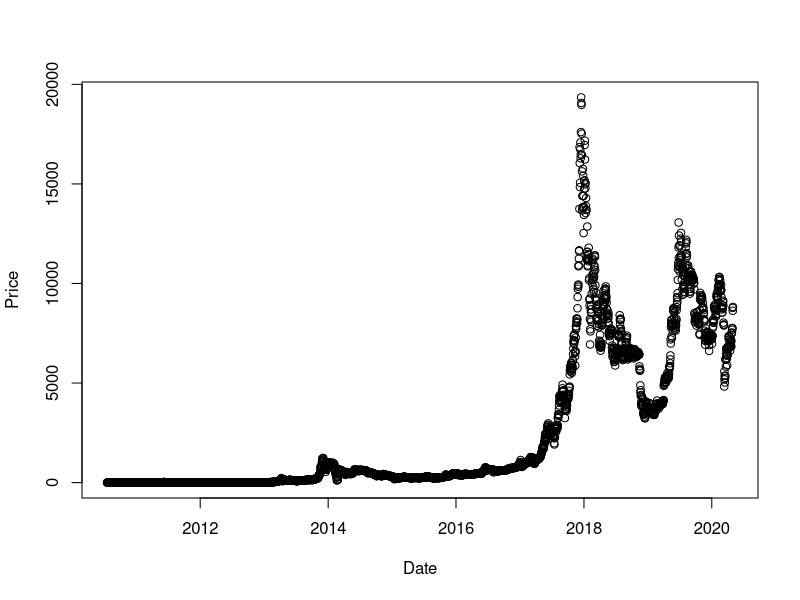
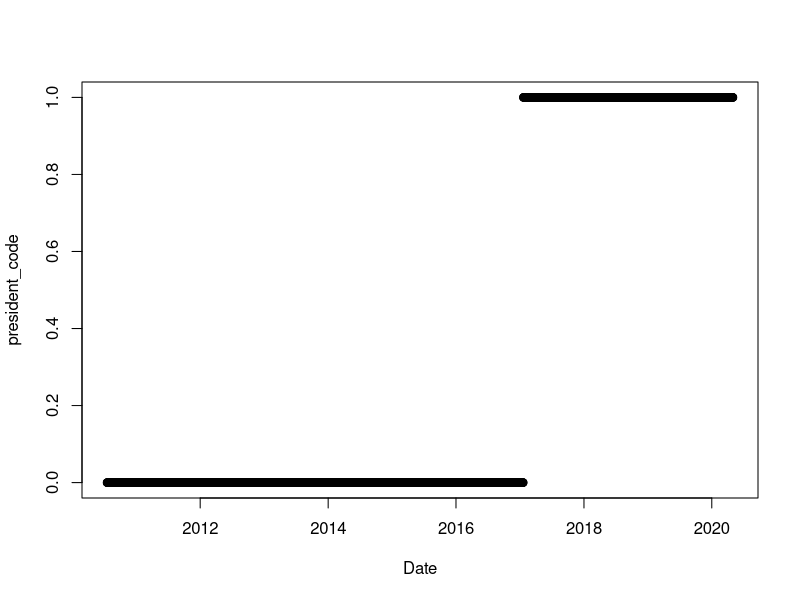
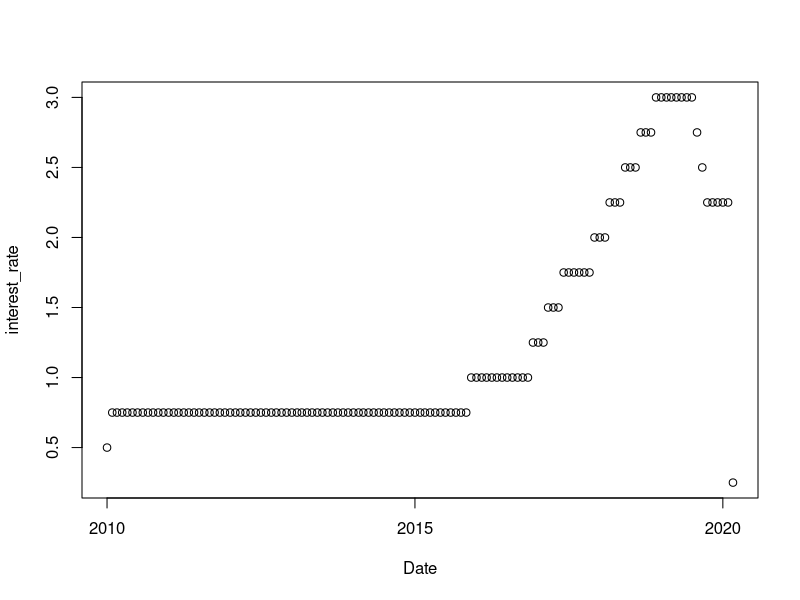
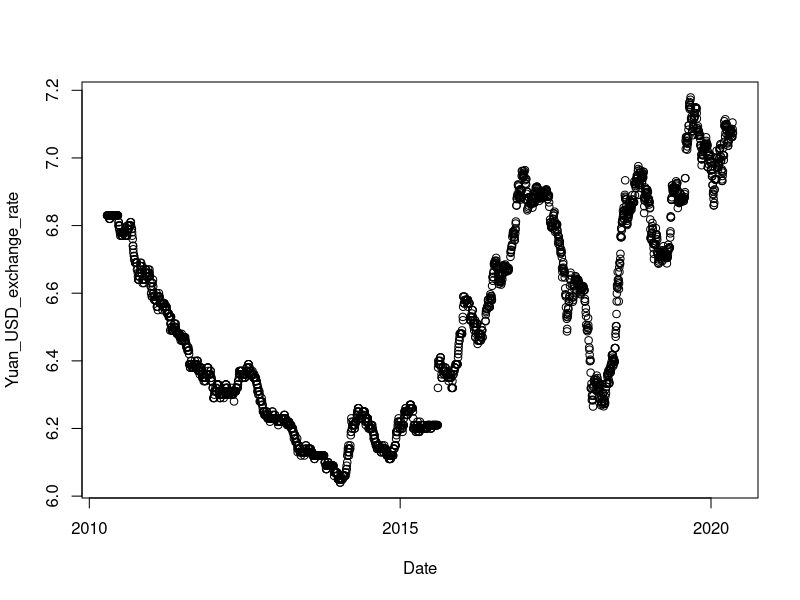
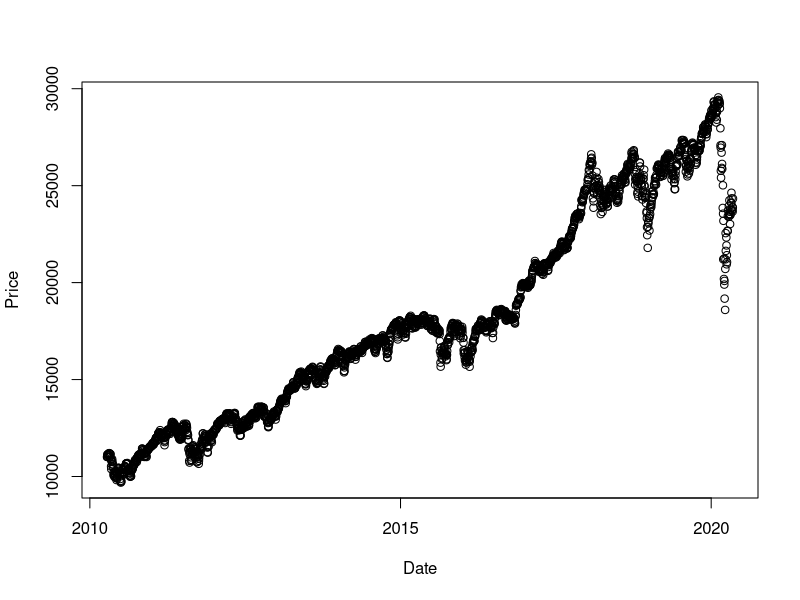
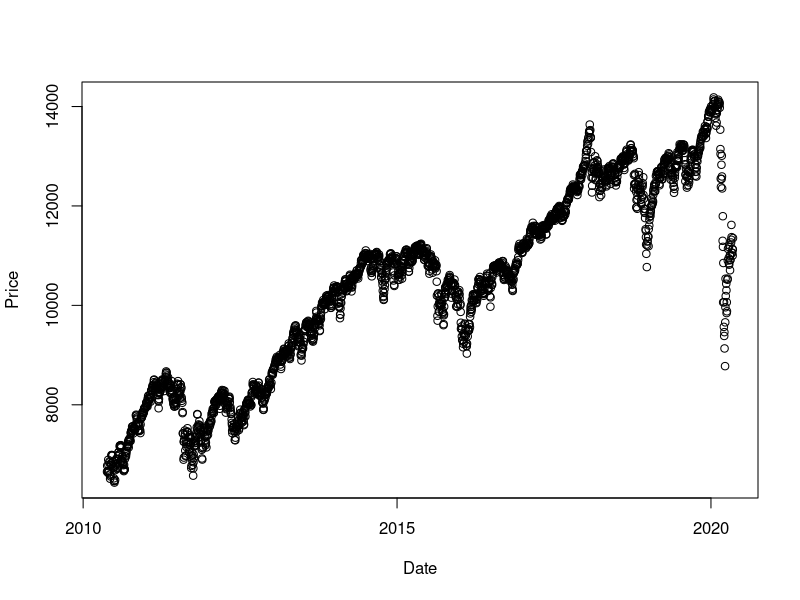
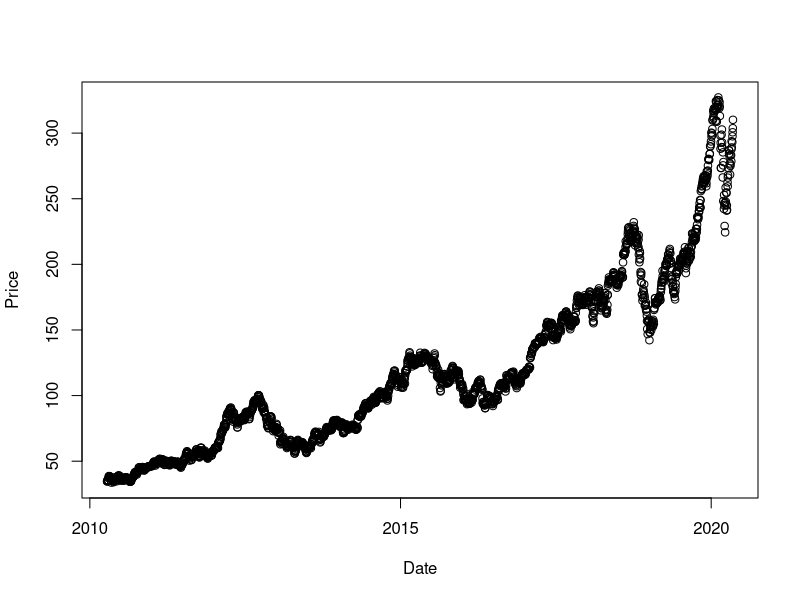
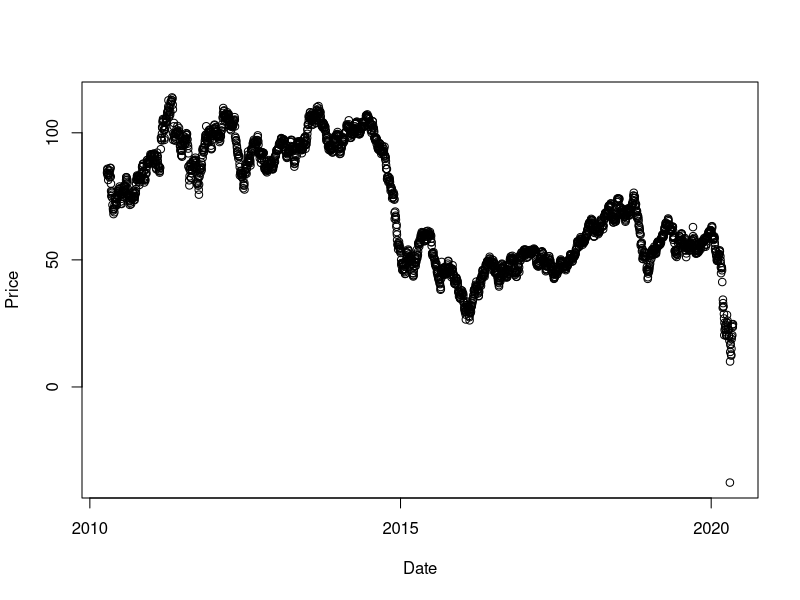

Source code (R) for these figures, in order:
## ---- chunk 1
options(scipen = 1, digits = 4, width = 80)
library(knitr)
opts_chunk$set(cache = TRUE, autodep = TRUE)
## ---- chunk 2
# install necessary packages
# install.packages("readxl")
# install.packages("sqldf")
## ---- chunk 3
library(readr)
library("readxl")
library(sqldf)
library(glue)
## ---- chunk 4
# price of bitcoin
Bitcoin <- read_csv("Bitcoin Historical Data - Investing.com.csv")
Bitcoin$Date = as.Date(Bitcoin$Date, format="%b %d, %Y")
Bitcoin$month <- strftime(Bitcoin$Date, "%m")
Bitcoin$year <- strftime(Bitcoin$Date, "%Y")
plot(Price ~ Date, data=Bitcoin)
## ---- chunk 5
President <- read_csv("President.csv")
President$Date = as.Date(President$Date, format="%b %d, %Y")
plot(president_code ~ Date, data=President)
## ---- chunk 6
The_interest_rate_for_the_United_States<- read_csv("The interest rate for the United States, from 2010 - 2020.csv")
The_interest_rate_for_the_United_States$month <- strftime(The_interest_rate_for_the_United_States$Date, "%m")
The_interest_rate_for_the_United_States$year <- strftime(The_interest_rate_for_the_United_States$Date, "%Y")
plot(interest_rate ~ Date, data=The_interest_rate_for_the_United_States)
## ---- chunk 7
US_dollar_yuan_exchange_rate <- read_csv("US dollar-yuan exchange rate.csv")
US_dollar_yuan_exchange_rate$Date = as.Date(US_dollar_yuan_exchange_rate$Date, format="%m/%d/%y")
plot(Yuan_USD_exchange_rate ~ Date, data = US_dollar_yuan_exchange_rate)
## ---- chunk 8
Dow_Jones_Industrial_Average <- read_csv("Dow Jones Industrial Average Historical Data.csv")
Dow_Jones_Industrial_Average$Date = as.Date(Dow_Jones_Industrial_Average$Date, format="%b %d, %Y")
plot(Price ~ Date, data=Dow_Jones_Industrial_Average)
## ---- chunk 9
NYSE_Composite_Index <- read_csv("NYSE Composite Historical Data.csv")
NYSE_Composite_Index$Date = as.Date(NYSE_Composite_Index$Date, format="%b %d, %Y")
plot(Price ~ Date, data=NYSE_Composite_Index)
## ---- chunk 10
Apple_Inc_company_stock <- read_csv("AAPL Historical Data.csv")
Apple_Inc_company_stock$Date = as.Date(Apple_Inc_company_stock$Date, format="%b %d, %Y")
plot(Price ~ Date, data=Apple_Inc_company_stock)
## ---- chunk 11
WTI_oil_price <- read_csv("Crude Oil WTI Futures Historical Data.csv")
WTI_oil_price$Date = as.Date(WTI_oil_price$Date, format="%b %d, %Y")
# colnames(WTI_oil_price)[2] <- "WTI_oil_price"
plot(Price ~ Date, data=WTI_oil_price)

Brent_Oil_price <- read_csv("Brent Oil Futures Historical Data.csv")
Brent_Oil_price$Date = as.Date(Brent_Oil_price$Date, format="%b %d, %Y")
# colnames(Brent_Oil_price)[2] <- "Brent_oil_price"
plot(Price ~ Date, data=Brent_Oil_price)
## ---- chunk 12
# combine
# Reduce(function(...) merge(..., by="Date"), list(Brent_Oil_price, Crude_Oil_price, Apple_compact))
sql =  glue("
select Bitcoin.Date,
       Bitcoin.Price         as Bitcoin_price,
       exchange.Yuan_USD_exchange_rate,
       DJIA.Price            as DJIA_index,
       NYSE.Price            as NYSE_index,
       Apple.Price           as Apple_price,
       Brent_Oil_price.Price as brent_oil_price,
       WTI_oil_price.Price   as WTI_oil_price,
       President.president_code,
       interest.interest_rate,
       Bitcoin.month,
       Bitcoin.year
from Bitcoin
         left outer join US_dollar_yuan_exchange_rate as exchange
                         on exchange.Date = Bitcoin.Date
         left outer join Dow_Jones_Industrial_Average as DJIA
                         on DJIA.Date = exchange.Date
         left outer join NYSE_Composite_Index as NYSE
                         on NYSE.Date = DJIA.Date
         left outer join Brent_Oil_price
                         on Brent_Oil_price.Date = Bitcoin.Date
         left outer join WTI_oil_price
                         on WTI_oil_price.Date = Bitcoin.Date
         left outer join Apple_Inc_company_stock as Apple
                         on Apple.Date = NYSE.Date
         left outer join President
                         on President.Date = Bitcoin.Date
         left outer join The_interest_rate_for_the_United_States as interest
                         on interest.month = Bitcoin.month
                             and interest.year = Bitcoin.year
where Bitcoin.Date between {c (1.0, as.Date('2010-09-01'))[2]} and {c (1.0, as.Date('2020-04-30'))[2]}
order by Bitcoin.Date desc")
combined_daily = sqldf(sql)
combined_daily

combined_weekdays = na.omit(combined_daily)
combined_monthly = sqldf("
select *
from combined_daily
where combined_daily.Date in
      (select max(combined_weekdays.Date)
       from combined_weekdays
       group by combined_weekdays.month, combined_weekdays.year)
")
combined_monthly
## ---- chunk 13
btc_lm = lm(Bitcoin_price ~ . -Date ,data=combined_monthly[, -c(11:12)])
summary(btc_lm)
